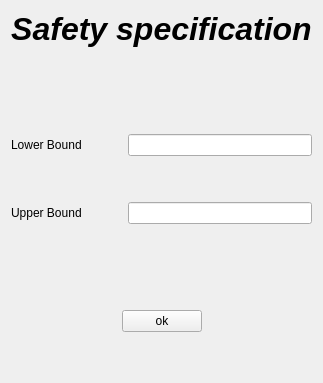
         <widget class="QWidget" name="page_6">
          <layout class="QVBoxLayout" name="verticalLayout_19">
           <item>
            <widget class="QLabel" name="label_4">
             <property name="text">
              <string>&lt;html&gt;&lt;head/&gt;&lt;body&gt;&lt;p align=&quot;center&quot;&gt;&lt;span style=&quot; font-size:24pt; font-weight:600; font-style:italic;&quot;&gt;Safety specification&lt;/span&gt;&lt;/p&gt;&lt;/body&gt;&lt;/html&gt;</string>
             </property>
            </widget>
           </item>
           <item>
            <spacer name="verticalSpacer_24">
             <property name="orientation">
              <enum>Qt::Vertical</enum>
             </property>
             <property name="sizeType">
              <enum>QSizePolicy::Preferred</enum>
             </property>
             <property name="sizeHint" stdset="0">
              <size>
               <width>20</width>
               <height>40</height>
              </size>
             </property>
            </spacer>
           </item>
           <item>
            <layout class="QVBoxLayout" name="verticalLayout_18">
             <item>
              <spacer name="verticalSpacer_26">
               <property name="orientation">
                <enum>Qt::Vertical</enum>
               </property>
               <property name="sizeType">
                <enum>QSizePolicy::Preferred</enum>
               </property>
               <property name="sizeHint" stdset="0">
                <size>
                 <width>20</width>
                 <height>40</height>
                </size>
               </property>
              </spacer>
             </item>
             <item>
              <layout class="QVBoxLayout" name="verticalLayout_17">
               <item>
                <layout class="QHBoxLayout" name="horizontalLayout_22">
                 <item>
                  <widget class="QLabel" name="label_5">
                   <property name="text">
                    <string>Lower Bound</string>
                   </property>
                  </widget>
                 </item>
                 <item>
                  <spacer name="horizontalSpacer_5">
                   <property name="orientation">
                    <enum>Qt::Horizontal</enum>
                   </property>
                   <property name="sizeType">
                    <enum>QSizePolicy::Preferred</enum>
                   </property>
                   <property name="sizeHint" stdset="0">
                    <size>
                     <width>40</width>
                     <height>20</height>
                    </size>
                   </property>
                  </spacer>
                 </item>
                 <item>
                  <widget class="QLineEdit" name="lineEdit_safety_lb"/>
                 </item>
                </layout>
               </item>
               <item>
                <spacer name="verticalSpacer_25">
                 <property name="orientation">
                  <enum>Qt::Vertical</enum>
                 </property>
                 <property name="sizeType">
                  <enum>QSizePolicy::Preferred</enum>
                 </property>
                 <property name="sizeHint" stdset="0">
                  <size>
                   <width>20</width>
                   <height>40</height>
                  </size>
                 </property>
                </spacer>
               </item>
               <item>
                <layout class="QHBoxLayout" name="horizontalLayout_23">
                 <item>
                  <widget class="QLabel" name="label_7">
                   <property name="text">
                    <string>Upper Bound</string>
                   </property>
                  </widget>
                 </item>
                 <item>
                  <spacer name="horizontalSpacer_6">
                   <property name="orientation">
                    <enum>Qt::Horizontal</enum>
                   </property>
                   <property name="sizeType">
                    <enum>QSizePolicy::Preferred</enum>
                   </property>
                   <property name="sizeHint" stdset="0">
                    <size>
                     <width>40</width>
                     <height>20</height>
                    </size>
                   </property>
                  </spacer>
                 </item>
                 <item>
                  <widget class="QLineEdit" name="lineEdit_safety_ub"/>
                 </item>
                </layout>
               </item>
              </layout>
             </item>
             <item>
              <spacer name="verticalSpacer_27">
               <property name="orientation">
                <enum>Qt::Vertical</enum>
               </property>
               <property name="sizeType">
                <enum>QSizePolicy::Preferred</enum>
               </property>
               <property name="sizeHint" stdset="0">
                <size>
                 <width>20</width>
                 <height>40</height>
                </size>
               </property>
              </spacer>
             </item>
             <item>
              <spacer name="verticalSpacer_23">
               <property name="orientation">
                <enum>Qt::Vertical</enum>
               </property>
               <property name="sizeType">
                <enum>QSizePolicy::Preferred</enum>
               </property>
               <property name="sizeHint" stdset="0">
                <size>
                 <width>20</width>
                 <height>40</height>
                </size>
               </property>
              </spacer>
             </item>
             <item>
              <layout class="QHBoxLayout" name="horizontalLayout_24">
               <item>
                <spacer name="horizontalSpacer_22">
                 <property name="orientation">
                  <enum>Qt::Horizontal</enum>
                 </property>
                 <property name="sizeHint" stdset="0">
                  <size>
                   <width>40</width>
                   <height>20</height>
                  </size>
                 </property>
                </spacer>
               </item>
               <item>
                <widget class="QPushButton" name="pushButton_safety">
                 <property name="sizePolicy">
                  <sizepolicy hsizetype="Minimum" vsizetype="Preferred">
                   <horstretch>0</horstretch>
                   <verstretch>0</verstretch>
                  </sizepolicy>
                 </property>
                 <property name="text">
                  <string>ok</string>
                 </property>
                </widget>
               </item>
               <item>
                <spacer name="horizontalSpacer_21">
                 <property name="orientation">
                  <enum>Qt::Horizontal</enum>
                 </property>
                 <property name="sizeHint" stdset="0">
                  <size>
                   <width>40</width>
                   <height>20</height>
                  </size>
                 </property>
                </spacer>
               </item>
              </layout>
             </item>
            </layout>
           </item>
           <item>
            <spacer name="verticalSpacer_22">
             <property name="orientation">
              <enum>Qt::Vertical</enum>
             </property>
             <property name="sizeType">
              <enum>QSizePolicy::Preferred</enum>
             </property>
             <property name="sizeHint" stdset="0">
              <size>
               <width>20</width>
               <height>40</height>
              </size>
             </property>
            </spacer>
           </item>
          </layout>
          <zorder>label_4</zorder>
          <zorder>verticalSpacer_22</zorder>
          <zorder>verticalSpacer_24</zorder>
         </widget>
